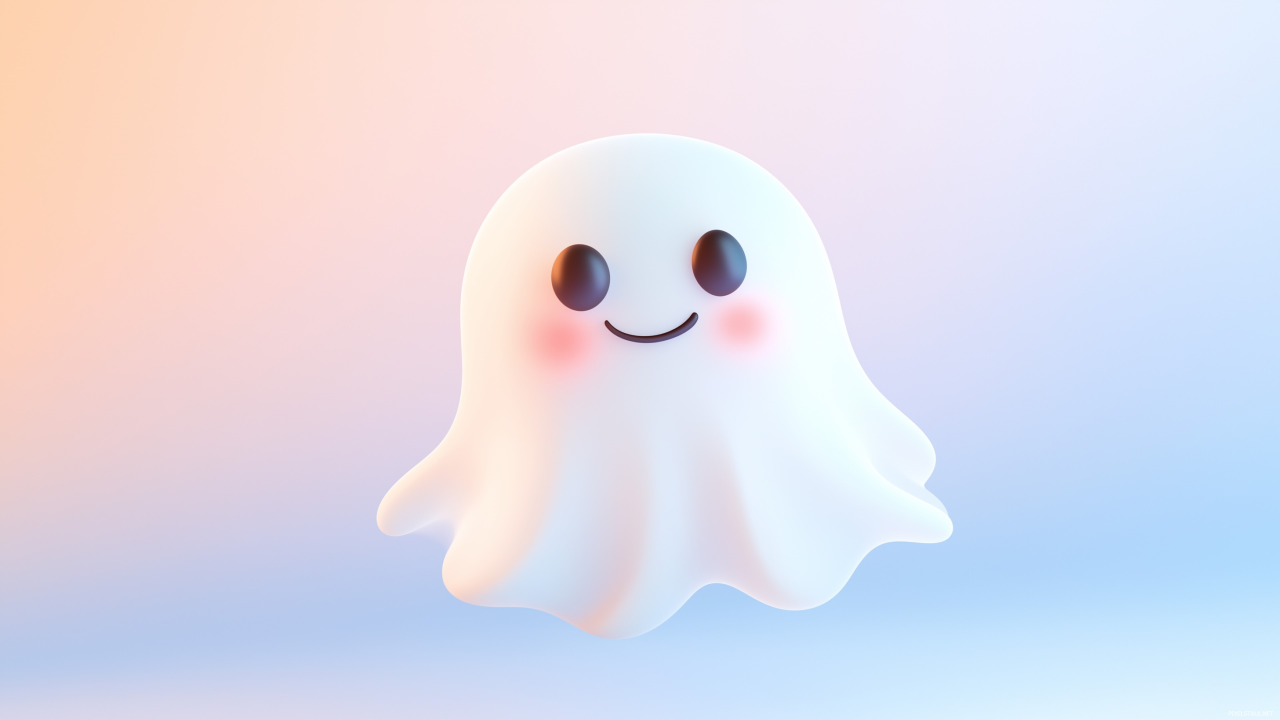
#> input picture IMAGE_WATERMARKER/image.jpg, 3840 x 2160 px (shown at 1/3 size)
$ python compare.py ../IMAGE_WATERMARKER/image.jpg ../IMAGE_WATERMARKER/image.jpg out.png
#> lines starting #> are read from the running program, lines starting #| are printed output that depends on the picture
import cv2
import imutils
import numpy as np
import sys
import logging

# Configure logging
logging.basicConfig(level=logging.INFO, format='%(asctime)s - %(message)s')

def compare_images(img_path1, img_path2, output_path):
    """
    Compares two images and saves a new image with differences
    highlighted by red rectangles, using a manual threshold.
    """
#> called with img_path1 = '../IMAGE_WATERMARKER/image.jpg', img_path2 = '../IMAGE_WATERMARKER/image.jpg', output_path = 'out.png'
    # Load the two images
    try:
        imageA = cv2.imread(img_path1)
#> imageA is the input picture: shape (2160, 3840, 3); mean B, G, R 233.4, 221.2, 223.9
        imageB = cv2.imread(img_path2)

        if imageA is None or imageB is None:
            logging.error("Could not read one or both images. Check file paths.")
            return
    except Exception as e:
        logging.error(f"Error loading images: {e}")
        return

    # Check if images have the same dimensions
    if imageA.shape != imageB.shape:
        logging.warning("Images have different sizes. Resizing second image to match first.")
        # We must make a copy of imageB for the final output stack
        imageB_resized = cv2.resize(imageB, (imageA.shape[1], imageA.shape[0]))
    else:
        imageB_resized = imageB

    # 1. Convert images to grayscale
    grayA = cv2.cvtColor(imageA, cv2.COLOR_BGR2GRAY)
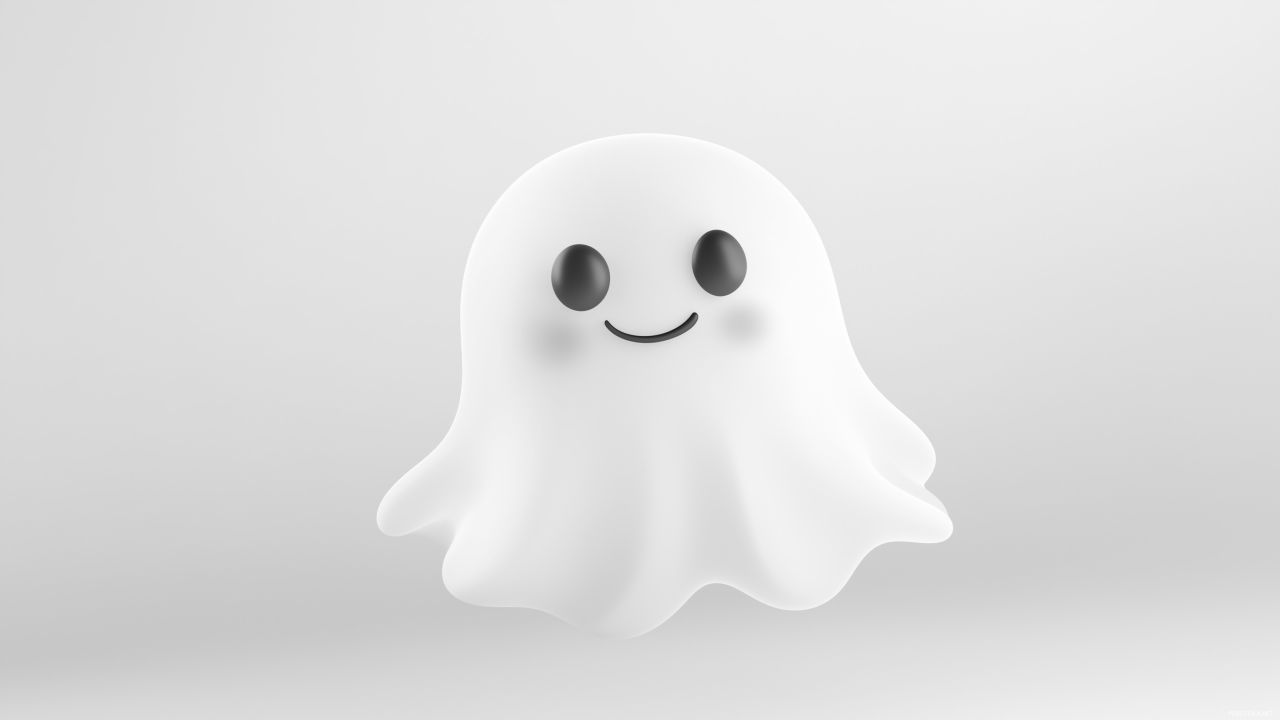
#> grayA: shape (2160, 3840) (shown at 1/3 size); min 16, max 255, mean 223.4
    grayB = cv2.cvtColor(imageB_resized, cv2.COLOR_BGR2GRAY)

    # 2. Compute the absolute difference between the grayscale images
    diff = cv2.absdiff(grayA, grayB)
#> diff: shape (2160, 3840); every value is 0

    # 3. Apply a low threshold.
    # This creates a "dirty mask" that includes *all* potential
    # changes, both signal and noise.
    thresh = cv2.threshold(diff, 25, 255, cv2.THRESH_BINARY)[1]

    # 4. (THE NEW METHOD) Use Morphological Opening
    # This is the key. It removes small, scattered noise (irrelevant details)
    # while preserving large, grouped areas (evident changes).

    # Define a 5x5 kernel (the "size" of noise to remove)
    kernel = np.ones((5, 5), np.uint8)

    # Apply the operation. Erosion (removes noise) -> Dilation (restores signal)
    clean_mask = cv2.morphologyEx(thresh, cv2.MORPH_OPEN, kernel, iterations=2)

    # 5. Find contours (outlines) on the *clean mask*
    cnts = cv2.findContours(clean_mask.copy(), cv2.RETR_EXTERNAL, cv2.CHAIN_APPROX_SIMPLE)
#> cnts = 0 contours
    cnts = imutils.grab_contours(cnts)
#> cnts = []

    logging.info(f"Found {len(cnts)} potential differences...")

    # 6. Create a copy of imageA to draw on
    imageA_with_boxes = imageA.copy()

    # Loop over contours and filter by size
    diff_count = 0
    for c in cnts:
        (x, y, w, h) = cv2.boundingRect(c)

        # Final filter for any tiny specks that survived
        if w > 10 and h > 10:
            diff_count += 1
            # Draw on the copy
            cv2.rectangle(imageA_with_boxes, (x, y), (x + w, y + h), (0, 0, 255), 2)
#> this loop made 0 passes
#> after the loop, diff_count = 0

    # 7. Create side-by-side output
    output_image = np.hstack([imageA_with_boxes, imageB_resized])
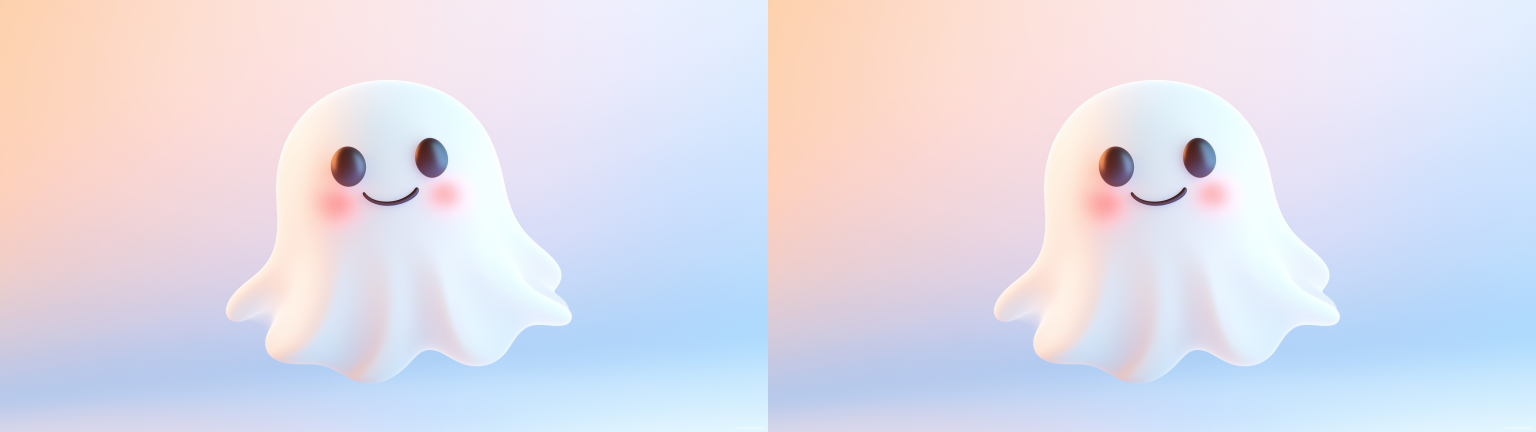
#> output_image: shape (2160, 7680, 3) (shown at 1/5 size); mean B, G, R 233.4, 221.2, 223.9

    try:
        cv2.imwrite(output_path, output_image)
        logging.info(f"Successfully saved diff image to {output_path}")
        logging.info(f"Highlighted {diff_count} significant difference areas.")
    except Exception as e:
        logging.error(f"Error saving output image: {e}")

if __name__ == "__main__":
    if len(sys.argv) != 4:
        print("\nUsage: python diff_detector.py <image1_path> <image2_path> <output_path>")
        print("Example: python diff_detector.py screenshot1.png screenshot2.png diff.png\n")
        sys.exit(1)

    img1 = sys.argv[1]
    img2 = sys.argv[2]
    output = sys.argv[3]

    compare_images(img1, img2, output)
